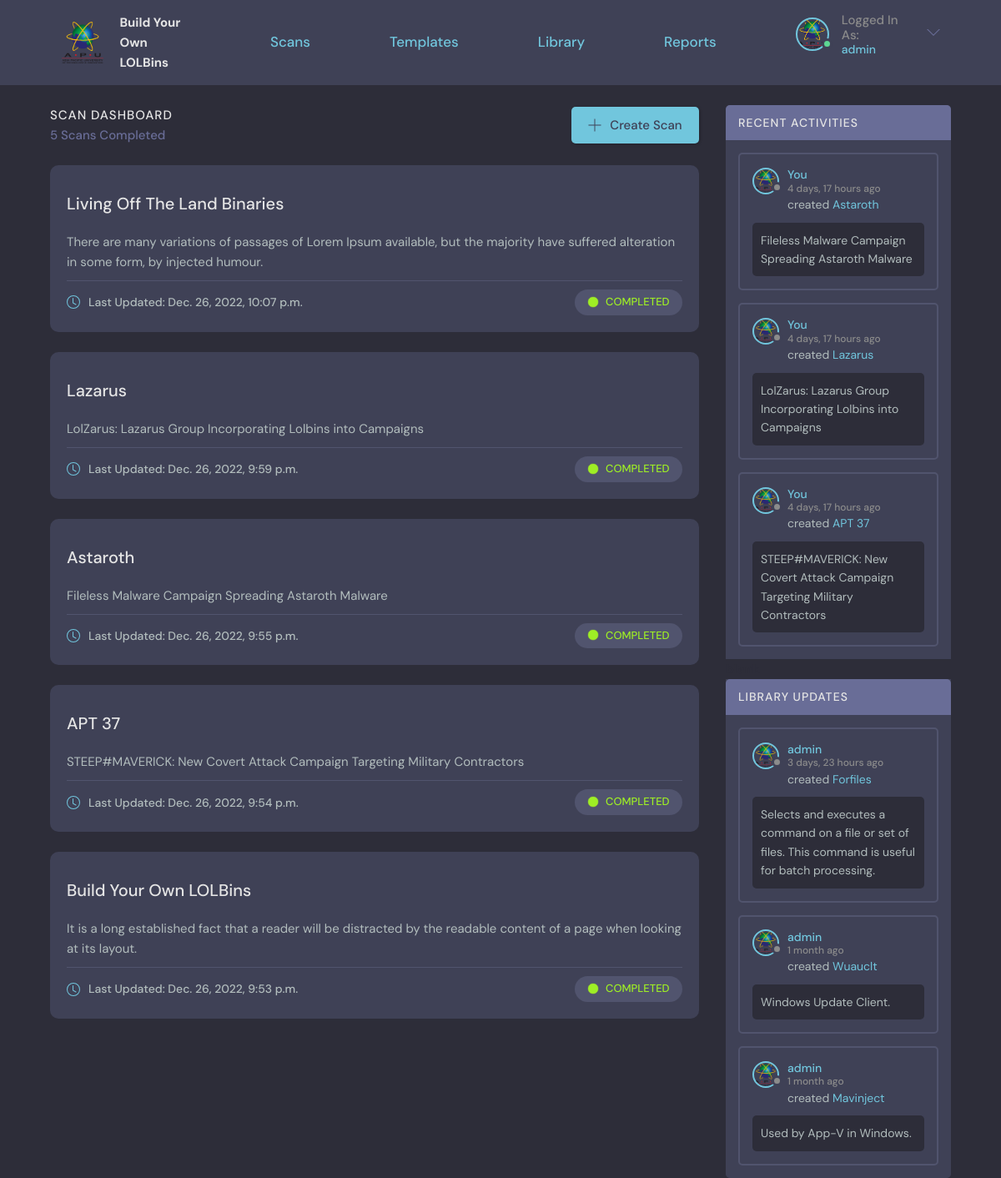
The app's page / (signed in) with its own data.
### base/models.py (models this page shows, shortened)
class Scan(models.Model):
    user = models.ForeignKey(User, on_delete=SET_NULL, null=True, verbose_name = u'Owner')
    name = models.CharField(max_length=200, default="New Scan")
    description = models.TextField(null=True, blank=True)
    updated = models.DateTimeField(auto_now=True)
    created = models.DateTimeField(auto_now_add=True)
    STATUS_CHOICES = (
    ("STOPPED", "STOPPED"),
    ("COMPLETED", "COMPLETED"),
    ("RUNNING", "RUNNING"),
    ("ERROR", "ERROR"))
    status = models.CharField(max_length=15, choices=STATUS_CHOICES, default='STOPPED')
    ip = models.CharField("IP Address", max_length=15, default="127.0.0.1")
    username = models.CharField("Machine Username", max_length=30, default="admin")
    password = models.CharField("Machine Password", max_length=50, default="admin")
    task = models.TextField(null=True, blank=True)
    class Meta:
        ordering = ['-updated', '-created']
        verbose_name = 'Scan'

class Technique(models.Model):
    user = models.ForeignKey(User, on_delete=SET_NULL, null=True, verbose_name = u'Owner')
    name = models.CharField(max_length=200, default="New Binary")
    description = models.TextField(null=True, blank=True)
    updated = models.DateTimeField(auto_now=True)
    created = models.DateTimeField(auto_now_add=True)
    Objective = models.ManyToManyField(Objective, verbose_name = u'Objectives')
    APT = models.ManyToManyField(APT, blank=True, verbose_name = u'APT Groups')
    class Meta:
        verbose_name = 'LOLBin'

### base/views.py (the view)
# urls.py: path('', views.home, name="home"),
def home(request):
    scans = Scan.objects.all().order_by('-updated')
    techniques = Technique.objects.all().order_by('-created')
    if request.user.is_authenticated:
        userScans = Scan.objects.filter(user=request.user).order_by('-created')
        scan_count = userScans.count()
        context = {'scans': scans, 'techniques': techniques, 'scan_count':scan_count, 'userScans': userScans}
    else:
        context = {'scans': scans, 'techniques': techniques}
    return render(request, 'base/home.html', context)

### base/templates/base/home.html (shortened to what this page needs)
{% extends 'main.html' %}
{% block content %}
{% load static %}
<main class="layout layout--2">
  <div class="container">
    <div class="roomList">
      {% if request.user.is_authenticated %}
        <div class="roomList__header">
          <div>
            <h2>Scan Dashboard</h2>
            <p>{{scan_count}} Scans Completed</p>
          </div>
          <a class="btn btn--main" href="{% url 'new-scan' %}">
            <svg version="1.1" xmlns="http://www.w3.org/2000/svg" width="32" height="32" viewBox="0 0 32 32">
              <title>add</title>
              <path
                d="M16.943 0.943h-1.885v14.115h-14.115v1.885h14.115v14.115h1.885v-14.115h14.115v-1.885h-14.115v-14.115z"
              ></path>
            </svg>
            Create Scan
          </a>
        </div>
        {% if scan_count != 0 %}
          {% for scan in scans %}
            {% if request.user == scan.user %}
              <div class="roomListRoom">
                <div class="roomListRoom__content">
                  <a href="{% url 'scan' scan.id %}">{{scan.name}}</a>
                  <p style="margin-top: 2rem;">{{scan.description}}</p>
                </div>
                <div class="roomListRoom__meta">
                    <a class="roomListRoom__joined">
                        <svg xmlns="http://www.w3.org/2000/svg" width="16" height="16" fill="currentColor" class="bi bi-clock" viewBox="0 0 16 16">
                            <path d="M8 3.5a.5.5 0 0 0-1 0V9a.5.5 0 0 0 .252.434l3.5 2a.5.5 0 0 0 .496-.868L8 8.71V3.5z"/>
                            <path d="M8 16A8 8 0 1 0 8 0a8 8 0 0 0 0 16zm7-8A7 7 0 1 1 1 8a7 7 0 0 1 14 0z"/>
                        </svg>
                        Last Updated: {{scan.updated}}
                    </a>
                    <div class="roomListRoom__tag">
                      {% if scan.status == 'STOPPED' %}
                        <p class="roomListRoom__topic" style="color: #F78F8F;">
                          <img src="{% static 'images/status_stopped.png' %}" />
                          {{scan.status}}
                        </p>
                      {% elif scan.status == 'COMPLETED'%}
                        <p class="roomListRoom__topic" style="color: #9EEE25;">
                          <img src="{% static 'images/status_completed.png' %}" />
                          {{scan.status}}
                        </p>
                      {% else %}
                        <p class="roomListRoom__topic" style="color: #FCC419;">
                          <img src="{% static 'images/status_running.png' %}" />
                          {{scan.status}}
                        </p>
                      {% endif %}
                    </div>
                </div>
              </div>
            {% endif %}
          {% endfor %}
        {% endif %}
      {% endif %}
    </div>
    <div class="activities">
      {% if request.user.is_authenticated and scan_count != 0 %}
        <div class="activities__header">
          <h2>Recent Activities</h2>
        </div>
        {% for scan in userScans|slice:":3" %}
          <div class="activities__box">
            <div class="activities__boxHeader roomListRoom__header">
              <a href="{% url 'user-profile' request.user.id %}" class="roomListRoom__author">
                <div class="avatar avatar--small">
                  <img src="{% static 'images/APU.png' %}" />
                </div>
                <p>
                  You
                  <span>{{scan.created|timesince}} ago</span>
                </p>
              </a>
            </div>
            <div class="activities__boxContent">
              <p>created <a href="{% url 'scan' scan.id %}">{{scan.name}}</a></p>
              {% if scan.description != "" %}
                <div class="activities__boxRoomContent">
                  {{scan.description}}
                </div>
              {% endif %}
            </div>
          </div>
        {% endfor %}
        <div class="activities__break">
          <h2>blank</h2>
        </div>
        {% include "base/updatesSliced.html" %}
      {% else %}
        {% include "base/updatesAll.html" %}
      {% endif %}
    </div>
  </div>
</main>
{% endblock content %}

### templates/navigationBar.html (shortened to what this page needs)
{% load static %}
<header class="header header--loggedIn">
  <div class="container">
    <a href="{% url 'home' %}" class="header__logo">
      <img src="{% static 'images/APU.png' %}" style="width:50px;height:50px;"/>
      <h1>
        Build Your<br>
        Own LOLBins
      </h1>
    </a>
    <a href="{% url 'home' %}" class="header__text">
      <h2>Scans</h2>
    </a>
    <a href="{% url 'template' %}" class="header__text">
      <h2>Templates</h2>
    </a>
    <a href="{% url 'library' %}" class="header__text">
      <h2>Library</h2>
    </a>
    <a href="{% url 'report' %}" class="header__text">
      <h2>Reports</h2>
    </a>
    <nav class="header__menu">
      {% if request.user.is_authenticated %}
          <div class="header__user">
            <a href="{% url 'user-profile' request.user.id%}">
                <div class="avatar avatar--medium active">
                <img src="{% static 'images/APU.png' %}" />
                </div>
                <p>Logged In As:<span>{{request.user}}</span></p>
            </a>
            <button class="dropdown-button">
                <svg version="1.1" xmlns="http://www.w3.org/2000/svg" width="32" height="32" viewBox="0 0 32 32">
                <title>chevron-down</title>
                <path d="M16 21l-13-13h-3l16 16 16-16h-3l-13 13z"></path>
                </svg>
            </button>
          </div>
      {% else %}
          <a href="{% url 'login' %}">
              <img src="{% static 'images/avatar.svg' %}" />
              <p>Login</p>
          </a>
      {% endif %}
    </nav>
  </div>
</header>

### base/templates/base/updatesSliced.html
{% load static %}
<div class="activities">
    <div class="activities__header">
      <h2>Library Updates</h2>
    </div>
    {% for technique in techniques|slice:":3"%}
      <div class="activities__box">
        <div class="activities__boxHeader roomListRoom__header">
          <a href="{% url 'user-profile' technique.user.id %}" class="roomListRoom__author">
            <div class="avatar avatar--small">
              <img src="{% static 'images/APU.png' %}" />
            </div>
            <p>
              {{technique.user}}
              <span>{{technique.created|timesince}} ago</span>
            </p>
          </a>
        </div>
        <div class="activities__boxContent">
          <p>created <a href="{% url 'library' %}?q={{technique.name}}">{{technique.name}}</a></p>
          {% if technique.description != "" %}
            <div class="activities__boxRoomContent">
              {{technique.description}}
            </div>
          {% endif %}
        </div>
      </div>
    {% endfor %}
</div>

### records on screen
Scan: name "Living Off The Land Binaries", description "There are many variations of passages of Lorem Ipsum available, but the majority have suffered alteration in some form, by injected humour.", updated "Dec. 26, 2022, 10:07 p.m.", status "COMPLETED"
Scan: name "Lazarus", description "LolZarus: Lazarus Group Incorporating Lolbins into Campaigns", updated "Dec. 26, 2022, 9:59 p.m.", status "COMPLETED", created "4 days, 17 hours"
Scan: name "Astaroth", description "Fileless Malware Campaign Spreading Astaroth Malware", updated "Dec. 26, 2022, 9:55 p.m.", status "COMPLETED", created "4 days, 17 hours"
Scan: name "APT 37", description "STEEP#MAVERICK: New Covert Attack Campaign Targeting Military Contractors", updated "Dec. 26, 2022, 9:54 p.m.", status "COMPLETED", created "4 days, 17 hours"
Scan: name "Build Your Own LOLBins", description "It is a long established fact that a reader will be distracted by the readable content of a page when looking at its layout.", updated "Dec. 26, 2022, 9:53 p.m.", status "COMPLETED"
Technique: user "admin", created "3 days, 23 hours", name "Forfiles", description "Selects and executes a command on a file or set of files. This command is useful for batch processing."
Technique: user "admin", created "1 month", name "Wuauclt", description "Windows Update Client."
Technique: user "admin", created "1 month", name "Mavinject", description "Used by App-V in Windows."

### other values on screen
{{ request.user }} "admin"
{{ scan_count }} "5"
